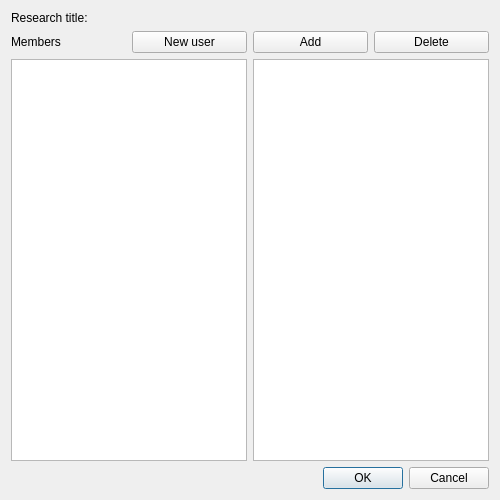
<?xml version="1.0" encoding="UTF-8"?>
<ui version="4.0">
 <class>EditResearchers</class>
 <widget class="QDialog" name="EditResearchers">
  <property name="windowModality">
   <enum>Qt::ApplicationModal</enum>
  </property>
  <property name="geometry">
   <rect>
    <x>0</x>
    <y>0</y>
    <width>500</width>
    <height>500</height>
   </rect>
  </property>
  <property name="windowTitle">
   <string>Manage researchers</string>
  </property>
  <property name="modal">
   <bool>true</bool>
  </property>
  <layout class="QGridLayout" name="gridLayout" columnstretch="1,1,1,1">
   <item row="1" column="3">
    <widget class="QPushButton" name="deleteButton">
     <property name="text">
      <string>Delete</string>
     </property>
    </widget>
   </item>
   <item row="2" column="2" colspan="2">
    <widget class="QListWidget" name="currentResearchers"/>
   </item>
   <item row="2" column="0" colspan="2">
    <widget class="QListWidget" name="allResearchers"/>
   </item>
   <item row="1" column="2">
    <widget class="QPushButton" name="addButton">
     <property name="text">
      <string>Add</string>
     </property>
    </widget>
   </item>
   <item row="0" column="0" colspan="4">
    <widget class="QLabel" name="researchTitle">
     <property name="text">
      <string>Research title:</string>
     </property>
    </widget>
   </item>
   <item row="1" column="0">
    <widget class="QLabel" name="label_2">
     <property name="text">
      <string>Members</string>
     </property>
    </widget>
   </item>
   <item row="1" column="1">
    <widget class="QPushButton" name="newUserButton">
     <property name="text">
      <string>New user</string>
     </property>
    </widget>
   </item>
   <item row="3" column="0" colspan="4">
    <widget class="QDialogButtonBox" name="buttonBox">
     <property name="orientation">
      <enum>Qt::Horizontal</enum>
     </property>
     <property name="standardButtons">
      <set>QDialogButtonBox::Cancel|QDialogButtonBox::Ok</set>
     </property>
    </widget>
   </item>
  </layout>
 </widget>
 <resources/>
 <connections>
  <connection>
   <sender>buttonBox</sender>
   <signal>accepted()</signal>
   <receiver>EditResearchers</receiver>
   <slot>accept()</slot>
   <hints>
    <hint type="sourcelabel">
     <x>248</x>
     <y>254</y>
    </hint>
    <hint type="destinationlabel">
     <x>157</x>
     <y>274</y>
    </hint>
   </hints>
  </connection>
  <connection>
   <sender>buttonBox</sender>
   <signal>rejected()</signal>
   <receiver>EditResearchers</receiver>
   <slot>reject()</slot>
   <hints>
    <hint type="sourcelabel">
     <x>316</x>
     <y>260</y>
    </hint>
    <hint type="destinationlabel">
     <x>286</x>
     <y>274</y>
    </hint>
   </hints>
  </connection>
 </connections>
</ui>
